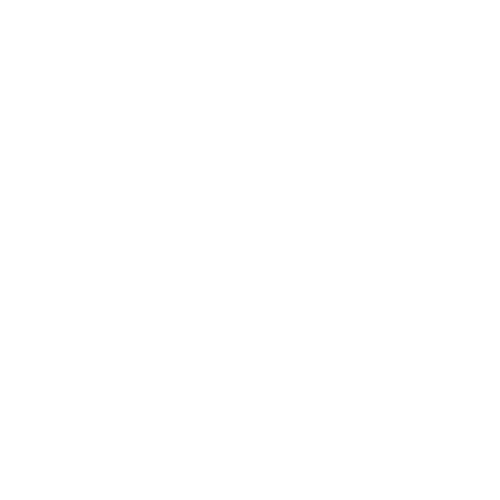
Frame 1 (no input)
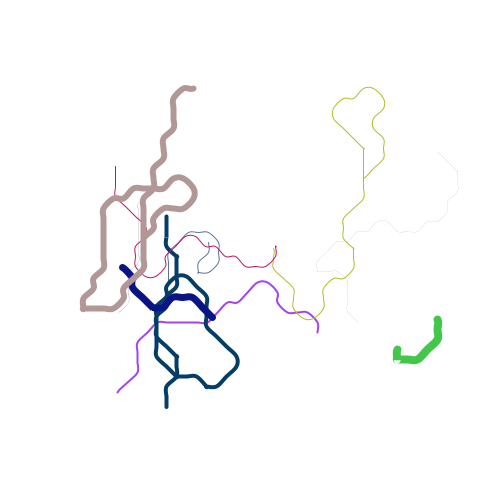
Frame 60 (the mouse pressed at the canvas centre just before this capture)
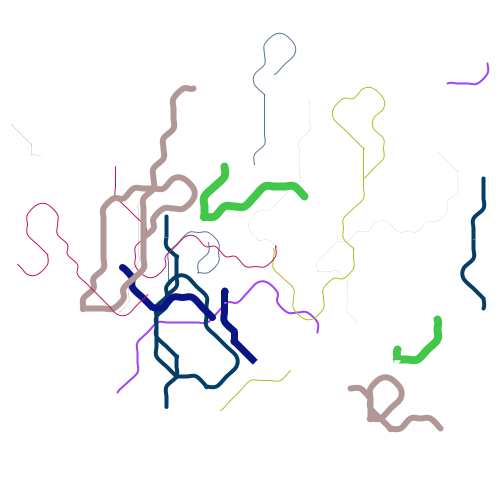
Frame 120 (the mouse held since frame 60 and released just before this capture)

The Processing sketch that drew these frames (run headless with seeded random() and noise(); from frame 60 on, the mouse is pressed at the canvas centre):

// Processing sketch: Worms1
// ── Worms1.pde
int max;
World world;
Worm[] worms;
int maxworms;


void setup() {
  size(500, 500);
  max = 250000;
  maxworms = 10;
  background(255);
  world = new World(max);
 
  initWorms();
  
  stroke(0);
}
void draw() {
  boolean alive = false;
  world.load();
  for (int i = 0; i < maxworms; i++) {
    if (worms[i].alive) {
      alive = worms[i].live();
    }
    else{
      worms[i] = new Worm(worms[i].strokecolor,worms[i].strokeweight);
      worms[i].set(int(random(max)));
    }
    worms[i].draw();
  }
 
}
void initWorms(){
  worms = new Worm[maxworms];
  for (int i = 0; i < maxworms; i++) {
    worms[i] = new Worm(color(random(255), random(255), random(255)),floor(random(10)));
    worms[i].set(int(random(max)));
  }
}
// ── Direction.pde
class Direction{
  PVector[] dir;
  int max = 9;
  
  Direction(){
    dir = new PVector[9];
    dir[0] = new PVector(0,0);
    dir[1] = new PVector(0,-1);
    dir[2] = new PVector(1,-1);
    dir[3] = new PVector(1,0);
    dir[4] = new PVector(1,1);
    dir[5] = new PVector(0,1);
    dir[6] = new PVector(-1,1);
    dir[7] = new PVector(-1,0);
    dir[8] = new PVector(-1,-1);
    
  }
  PVector get(int i){
    return dir[i];
  }
  
}
// ── World.pde
class World{
 int max;
 int[] stock;
 
 World(int max){
   this.max = max;
   stock = new int[this.max];
   this.init();
   
 }
 void init(){
   for(int i =0; i< this.max; i++){
     this.stock[i] = 2;
   }
 }
 void load(){
    updatePixels();
   loadPixels();
 }
 void update(){
  
   
 }
 boolean eat(int i){
    boolean ok = false;
    if(pixels[i] == color(255)){ //<>//
      ok = true;
      
    }
    return ok;
 }
 void draw(){
   for(int i = 0; i < max; i++){
     
     if(this.stock[i] < 2){
       int x = i % width;
        int y = int(i /width);
       stroke(0);
       point(x,y);
     }
   }
 }
   
}
// ── Worm.pde
class Worm {

  IntList body;
  Direction dir;
  int r;
  boolean alive = false;
  color strokecolor;
  int strokeweight;

  Worm(color acolor, int astrokeweight) {
    this.body = new IntList();
    this.dir = new Direction();
    this.r = int(random(9));
    this.alive = true;
    this.strokecolor = acolor;
    this.strokeweight = astrokeweight;
  }
  void set(int i) {
    this.body.append(i);
    
  }
  
  boolean live() {

    int pos = this.body.get(this.body.size()-1);
    int x = pos % width;
    int y = int( pos / width);
    r = (r +  floor(random(-1,2)))% 8 ;
    if(r == -1){r = 8;}
    x += this.dir.get(r).x * 10 ;
    y += this.dir.get(r).y * 10;
    if (x >0 && x< width) {
      if (y > 0 && y < height) {
        int i = (y * width) + x;
        if ( world.eat(i)) {
          this.set(i);
        } else {
          alive = false;
        }
      } else {
        alive = false;
      }
    } else {
      alive = false;
    }
    return this.alive;
  }
  void draw() {
    int x, y;
    noFill();
    stroke(this.strokecolor);
    strokeWeight(this.strokeweight);
    beginShape();
    for (int b =0; b < this.body.size(); b++) {
      x = this.body.get(b) % width;
      y = int(this.body.get(b) / width);
      curveVertex(x, y);
    }
    endShape();
  }
}
